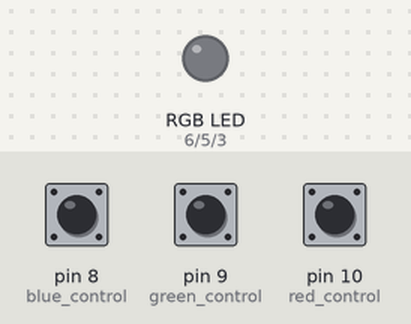
Simulated run of this sketch. Board: Arduino Uno, built with avr-gcc and run on an emulated ATmega328P. On the bench: an RGB LED mixed from three pins (HIGH = lit). The inputs (shaded band) are chosen by the test bench; at power-on: pin 8 (blue_control) HIGH, pin 9 (green_control) HIGH, pin 10 (red_control) HIGH. Dim RGB values are drawn brighter than linear.

Above: at 1.2 s.
1.3 s: pin 8 (blue_control) pulled LOW for 1 s
At 2.7 s:
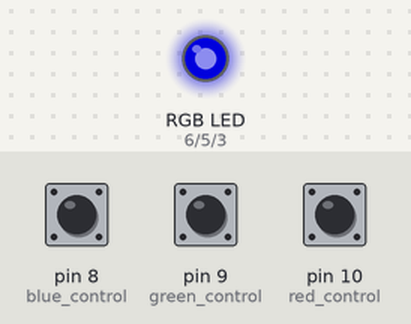
3.8 s: pin 9 (green_control) pulled LOW for 3.2 s
At 7.5 s:
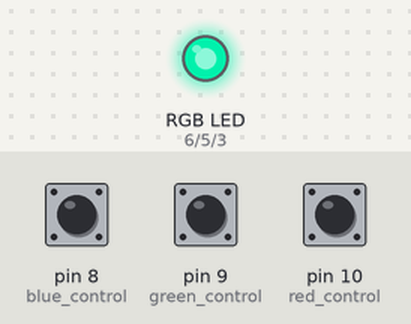
8.5 s: pin 10 (red_control) pulled LOW for 0.15 s
At 9.9 s:
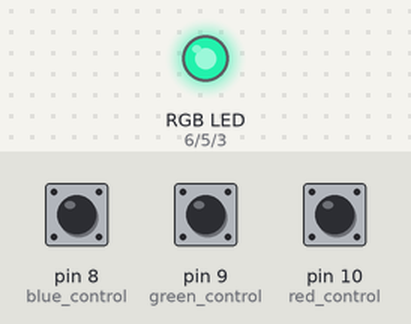
10.2 s: pin 9 (green_control) pulled LOW for 1 s
At 11.9 s:
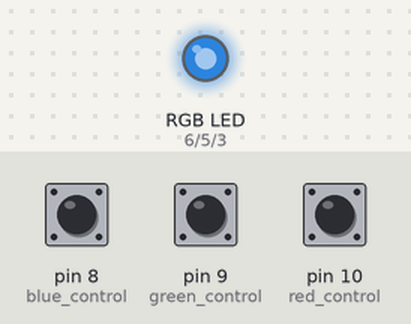
12.7 s: pin 10 (red_control) pulled LOW for 1 s
At 14.9 s:
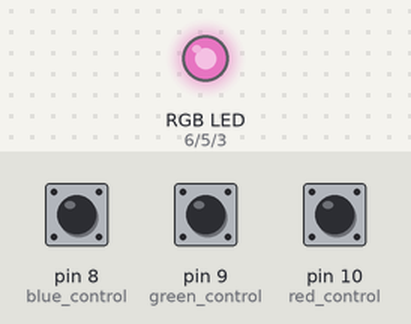
15.2 s: pin 8 (blue_control) pulled LOW for 3.2 s
At 19.8 s:
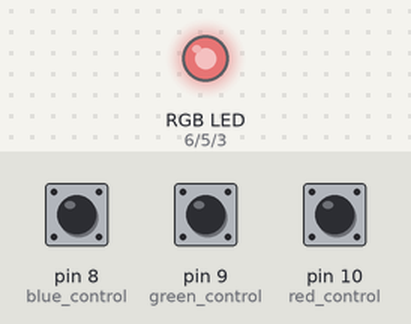
Timing chart, 0 to 20.9 s (numbered marks = the images above; inputs shaded):
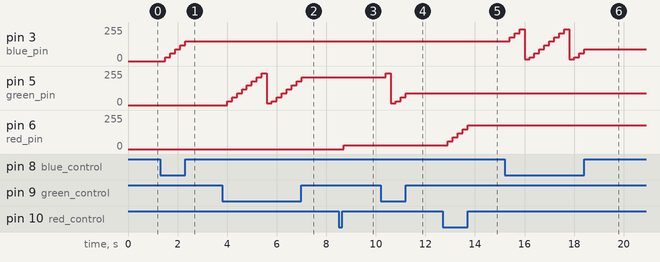

The sketch:

_4_RGB_LED_Sensor.ino
```cpp
int red_pin = 6; // 3색 LED 모듈의 핀 넘버 설정
int green_pin = 5;
int blue_pin = 3;

int red_control = 10; // 택트 스위치의 핀 넘버 설정
int green_control = 9;
int blue_control = 8;

int red = 0; // led의 출력 정도
int green = 0;
int blue = 0;

void setup() {
  pinMode(red_pin, OUTPUT); // 3색 LED 모듈 핀들을 출력으로 설정
  pinMode(green_pin, OUTPUT);
  pinMode(blue_pin, OUTPUT);

  pinMode(red_control, INPUT_PULLUP); // 택트 스위치를 풀업으로 설정
  pinMode(green_control, INPUT_PULLUP);
  pinMode(blue_control, INPUT_PULLUP);
}

void loop() {
  if (digitalRead(red_control) == LOW) {
    if (red > 255)
      red = 0; // red LED 출력이 255를 넘으면 변수 red를 0으로 초기화
    red = red + 30;
    delay(200);
  }
  else if (digitalRead(green_control) == LOW) {
    if (green > 255)
      green = 0;
    green = green + 30;
    delay(200);
  }
  else if (digitalRead(blue_control) == LOW) {
    if (blue > 255)
      blue = 0;
    blue = blue + 30;
    delay(200);
  }
  show_light(red, green, blue); // red, green, blue 값을 led에 출력
}

void show_light(int red, int green, int blue) {
  analogWrite(red_pin, red); // RGB LED red_pin 핀이 연결된 자리에 변수 red만큼의 출력
  analogWrite(green_pin, green);
  analogWrite(blue_pin, blue);
}
```

Measured:
- after the input at 1.3 s, pin 3 (blue_pin): moves from 0/255 to 150/255 over 0.80 s, starting after 0.20 s
- after the input at 3.8 s, pin 5 (green_pin): 0/255 → 30/255 after 0.20 s, → 60/255 0.20 s later, → 90/255 0.20 s later, → 120/255 0.20 s later, … (16 changes in this stretch)
- after the input at 8.5 s, pin 6 (red_pin): 0/255 → 30/255 after 0.20 s
- after the input at 10.2 s, pin 5 (green_pin): 210/255 → 240/255 after 0.20 s, → 14/255 0.20 s later, → 30/255 0.20 s later, → 60/255 0.20 s later, … (5 changes in this stretch)
- after the input at 12.7 s, pin 6 (red_pin): moves from 30/255 to 180/255 over 0.80 s, starting after 0.20 s
- after the input at 15.2 s, pin 3 (blue_pin): ramps from 14/255 to 240/255 and jumps back, once every 1.8 s
